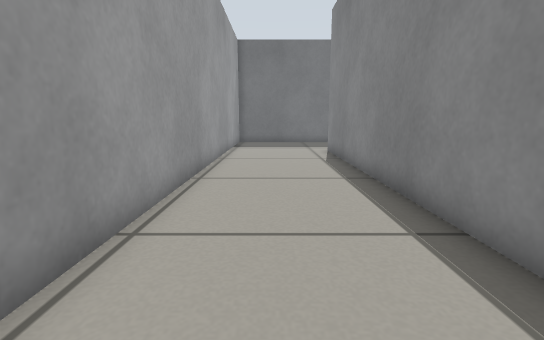
[1] (above)

16 first-person views from a walk through a robot-simulator world made for Gazebo. The camera is 0.41 m above the floor, tilts 10° down and sees 85° across. The floor is counted in squares, 0.25 m on a side. Each view is taken from the middle of a square. On the plan, view 1 faces up. The plan holds only what a view shows up to about 15 squares ahead; the rest is blank.

[2]
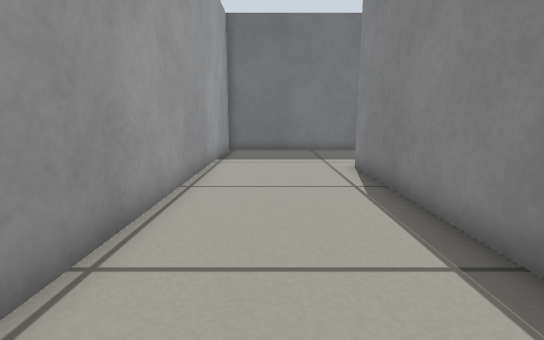

[3]
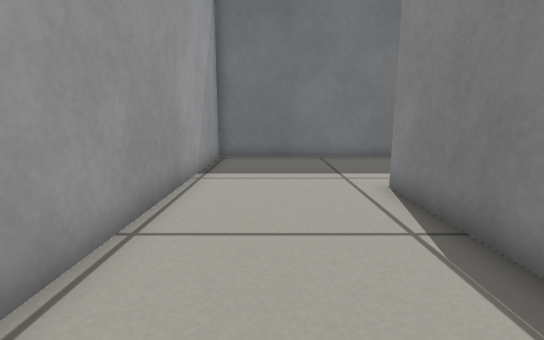

[4]
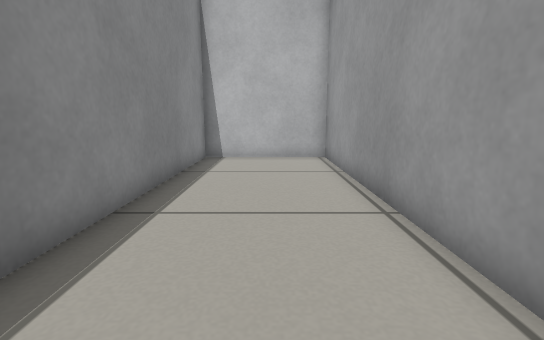

[5]
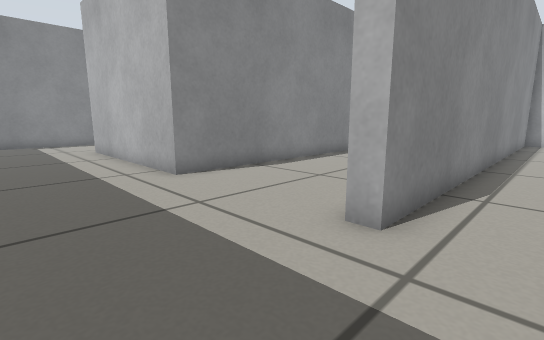

[6]
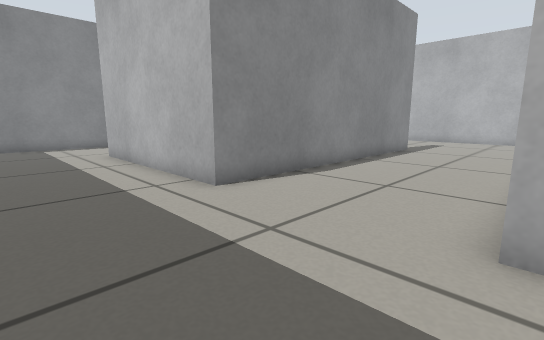

[7]
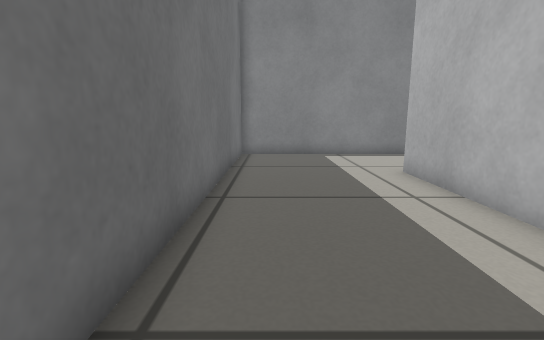

[8]
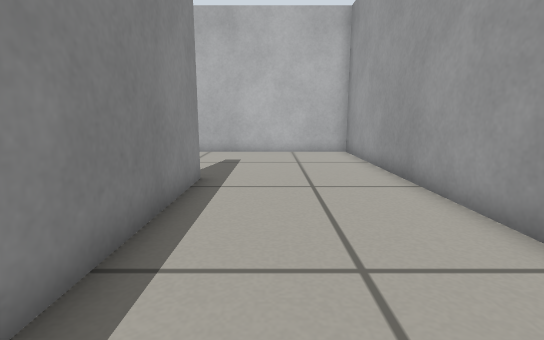

[9]
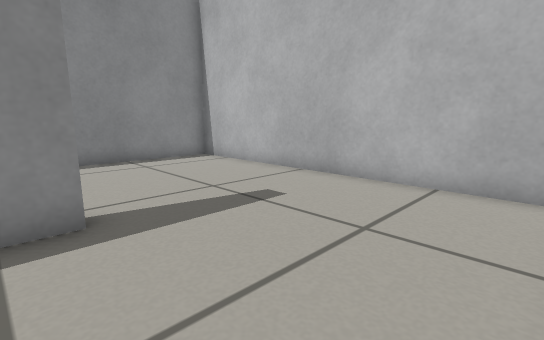

[10]
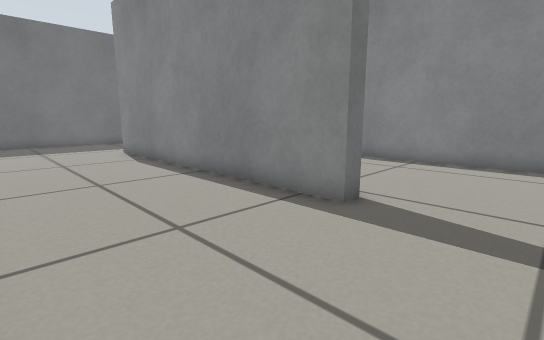

[11]
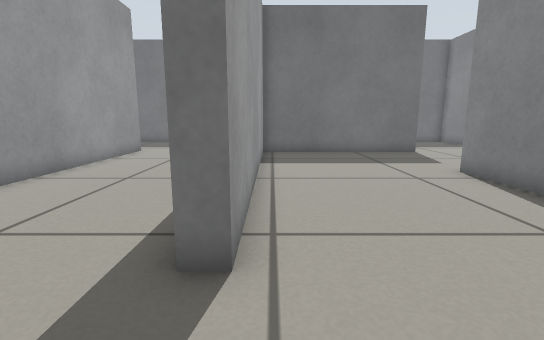

[12]
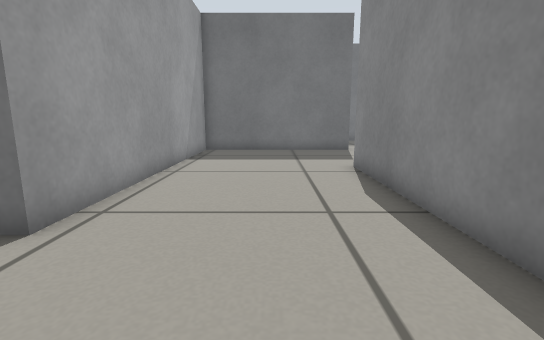

[13]
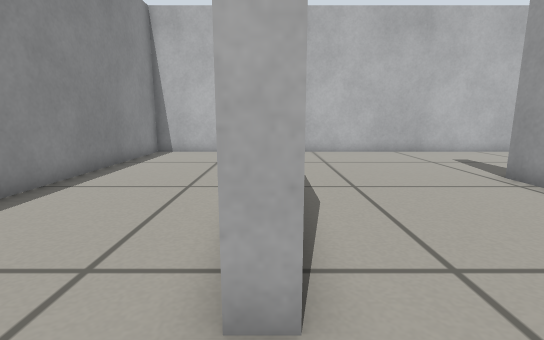

[14]
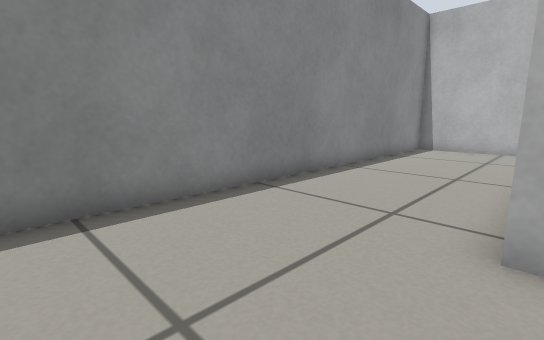

[15]
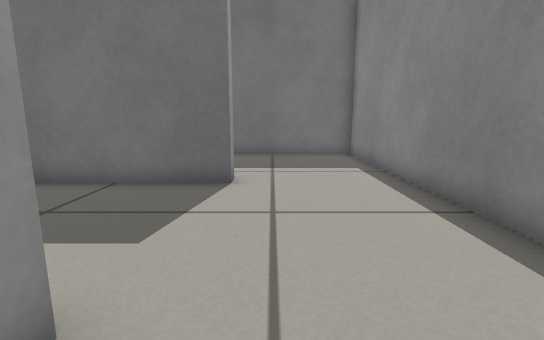

[16]
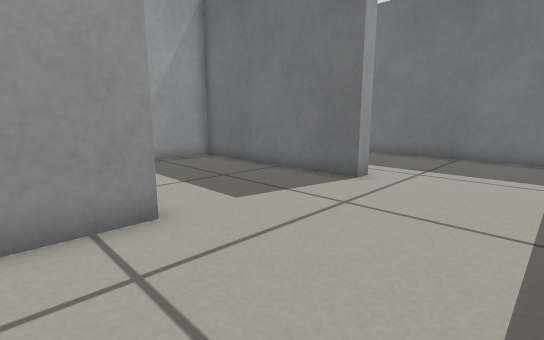

### Floor plan
Ten units are one square. View 1 is at (0, 0); x grows to the right and y downward. Boxes are objects, and circles mark ways between rooms. Rooms are numbered by the first view taken in them; rooms with no view inside come last. Other rooms are left out.
<svg viewBox="-27 -209 248 248">
<path fill="none" stroke="#000" d="M34 -204 -22 -204 -22 34 28 34 28 -150 34 -150M34 -150 34 34 106 34M96 -30 90 -30 90 -150 170 -150 170 -144M56 -204 34 -204M216 -135 216 -204 92 -204M170 -144 96 -144 96 -30M106 34 158 34 158 -90 164 -90M164 -90 164 -70M175 34 216 34 216 -135"/>
<circle cx="30" cy="-170" r="3" fill="#2a7"/>
<circle cx="95" cy="0" r="3" fill="#2a7"/>
<circle cx="195" cy="-145" r="3" fill="#2a7"/>
<circle cx="160" cy="-110" r="3" fill="#2a7"/>
<text x="10" y="-90">1</text>
<text x="80" y="-110">2</text>
<text x="130" y="-60">3</text>
<text x="190" y="-60">4</text>
</svg>
Room 1 opens to room 2. Room 2 opens to room 3. Room 2 opens to room 4. Room 3 opens to room 4.

Where each view was taken, in squares from view 1:
view 1: 0 up, 0 right, facing up
view 2: 5 up, 0 right, facing up
view 3: 8 up, 0 right, facing up
view 4: 9 up, 0 right, facing down
view 5: 19 up, 1 right, facing down-right
view 6: 19 up, 3 right, facing down-right
view 7: 19 up, 8 right, facing right
view 8: 11 up, 7 right, facing down
view 9: 4 up, 4 right, facing down-right
view 10: 0 up, 4 right, facing up-right
view 11: 0 up, 10 right, facing up
view 12: 1 down, 13 right, facing up
view 13: 11 up, 16 right, facing down
view 14: 13 up, 16 right, facing down-right
view 15: 7 up, 18 right, facing up
view 16: 7 up, 21 right, facing up-left
